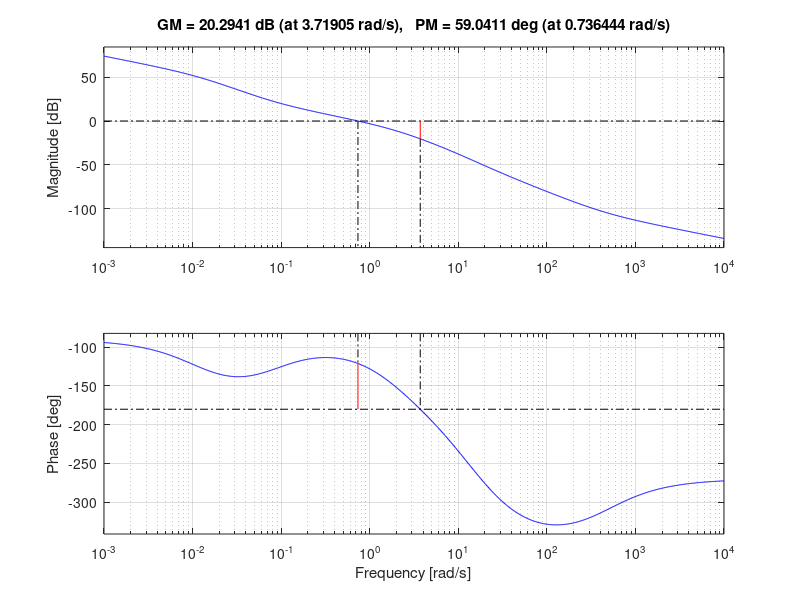

MATLAB code for this plot: (Note: this script raises an error after producing the figure.)
clc
clear all
close all

G=tf([-1/(4*460) (5/406)-(1/4) 5],[0.5 1.5 1 0]);
Glead=tf([1 1],[1/12 1]);
Glag=tf([1/0.08 1],[1/0.0125 1]);
sys=Glead*Glag*G;
margin(sys)
z=tf('z',0.1);
G=(0.076*(z+1)*(z-0.9)*(z-0.99))/((z-1)*(z-0.999)*(z-0.33));
sisotool(G)

